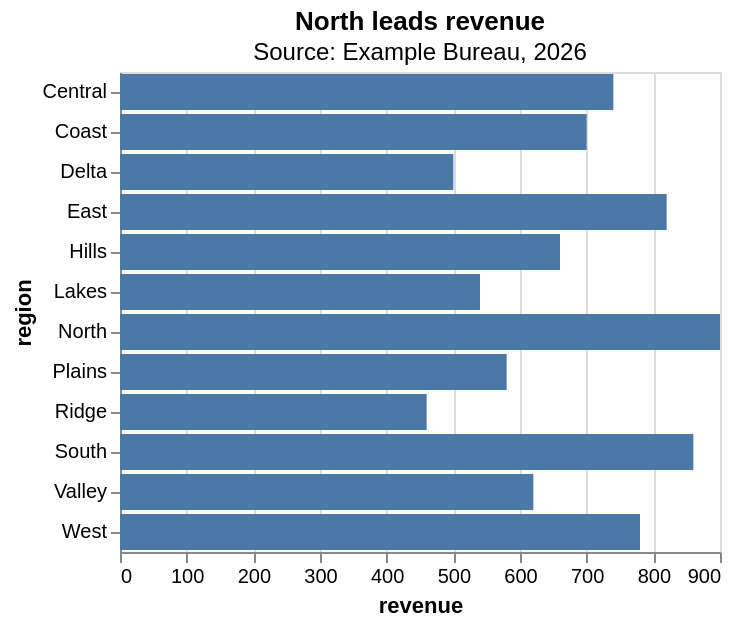

Write a Vega-Lite specification for this figure.
### Vega-Lite specification from a JSON file in a GitHub repository (floating-point values rounded to 4 significant figures)
{"$schema": "https://vega.github.io/schema/vega-lite/v6.json", "title": {"text": "North leads revenue", "subtitle": "Source: Example Bureau, 2026"}, "data": {"values": [{"region": "North", "revenue": 900, "year": 2025}, {"region": "South", "revenue": 860, "year": 2025}, {"region": "East", "revenue": 820, "year": 2025}, {"region": "West", "revenue": 780, "year": 2025}, {"region": "Central", "revenue": 740, "year": 2025}, {"region": "Coast", "revenue": 700, "year": 2025}, {"region": "Hills", "revenue": 660, "year": 2025}, {"region": "Valley", "revenue": 620, "year": 2025}, {"region": "Plains", "revenue": 580, "year": 2025}, {"region": "Lakes", "revenue": 540, "year": 2025}, {"region": "Delta", "revenue": 500, "year": 2025}, {"region": "Ridge", "revenue": 460, "year": 2025}]}, "mark": "bar", "encoding": {"y": {"field": "region", "type": "nominal"}, "x": {"field": "revenue", "type": "quantitative"}}}
